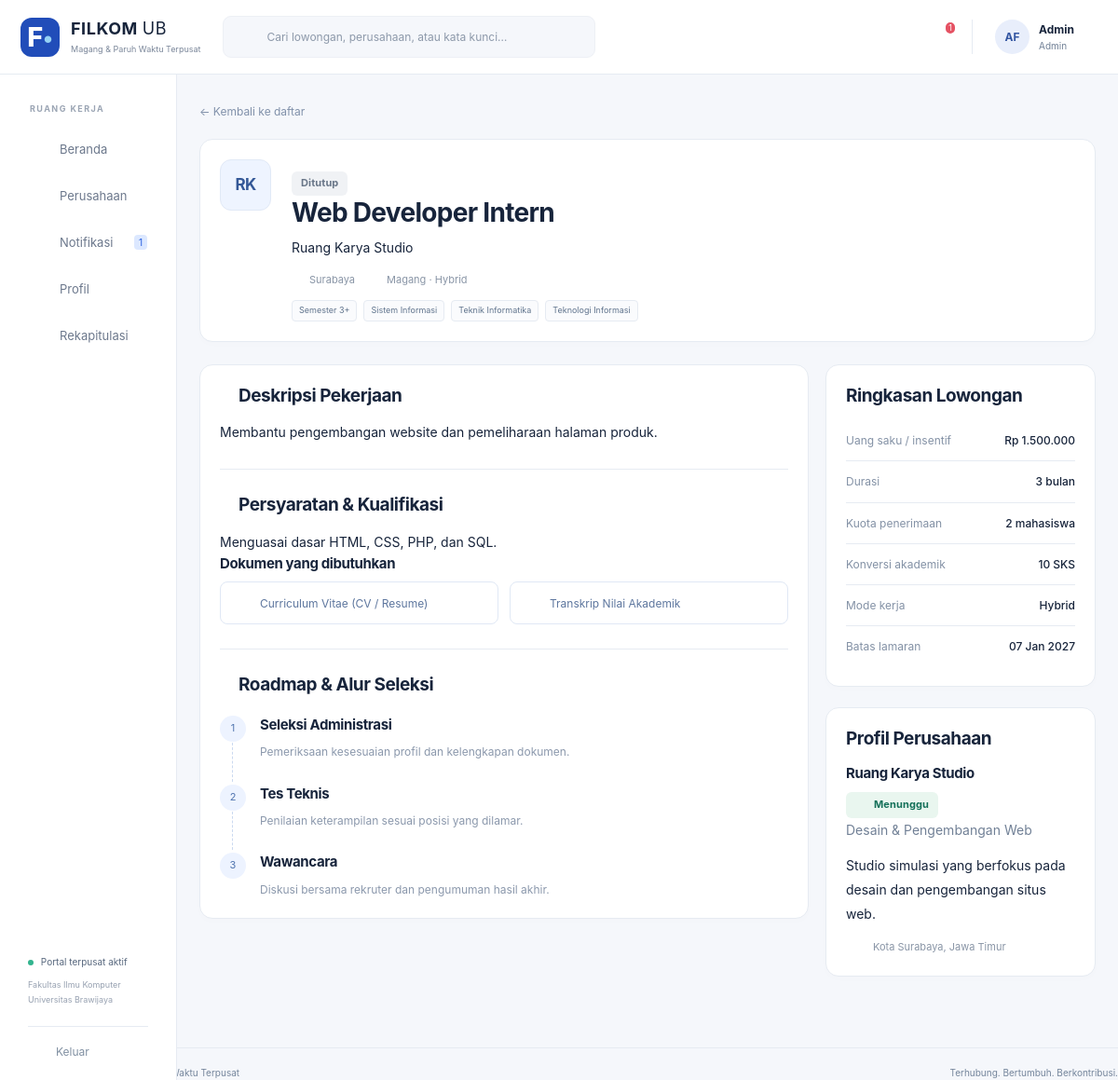
The page /index.php?r=lowongan/detail&id=6 (signed in) on the database its author committed.
### tables this page shows
CREATE TABLE AKUN (
 idAkun INT AUTO_INCREMENT PRIMARY KEY, username VARCHAR(100) NOT NULL UNIQUE, email VARCHAR(100) NOT NULL UNIQUE,
 passwordHash VARCHAR(255) NOT NULL, namaPengguna VARCHAR(100) NOT NULL,
 role ENUM('Mahasiswa','Rekruter','Admin') NOT NULL, aktif TINYINT(1) NOT NULL DEFAULT 1,
 idMahasiswa INT NULL UNIQUE,idPerusahaan INT NULL,
 FOREIGN KEY(idMahasiswa) REFERENCES MAHASISWA(idMahasiswa), FOREIGN KEY(idPerusahaan) REFERENCES PERUSAHAAN(idPerusahaan),
 CONSTRAINT CK_AKUN_ROLE CHECK ((role='Mahasiswa' AND idMahasiswa IS NOT NULL AND idPerusahaan IS NULL) OR (role='Rekruter' AND idPerusahaan IS NOT NULL AND idMahasiswa IS NULL) OR (role='Admin' AND idMahasiswa IS NULL AND idPerusahaan IS NULL))
);

CREATE TABLE LOWONGAN (
 idLowongan INT AUTO_INCREMENT PRIMARY KEY,namaLowongan VARCHAR(100) NOT NULL,jenisPekerjaan VARCHAR(50) NOT NULL,
 modeKerja VARCHAR(50) NOT NULL,lokasiPenempatan VARCHAR(100) NOT NULL,tingkatSemesterMinimal INT NOT NULL,
 targetJurusan TEXT NOT NULL,deskripsi TEXT NOT NULL,dokumenPersyaratan TEXT NOT NULL,
 statusLowongan VARCHAR(20) NOT NULL DEFAULT 'Ditutup',tanggalDibuat DATETIME NOT NULL DEFAULT CURRENT_TIMESTAMP,idPerusahaan INT NOT NULL,
 batasLamaran DATE NULL,kuota INT NOT NULL DEFAULT 1,durasiBulan INT NOT NULL DEFAULT 3,
 uangSaku DECIMAL(12,0) NOT NULL DEFAULT 0,konversiSKS INT NOT NULL DEFAULT 0,kualifikasi TEXT,dihapusPada DATETIME NULL,
 FOREIGN KEY(idPerusahaan) REFERENCES PERUSAHAAN(idPerusahaan), INDEX IDX_LOWONGAN_STATUS(statusLowongan,idPerusahaan)
);

CREATE TABLE PERUSAHAAN (
 idPerusahaan INT AUTO_INCREMENT PRIMARY KEY, namaPerusahaan VARCHAR(100) NOT NULL,
 alamat TEXT NOT NULL, emailPerusahaan VARCHAR(100) NOT NULL UNIQUE,
 statusVerifikasi VARCHAR(20) NOT NULL DEFAULT 'Menunggu', bidangUsaha VARCHAR(100) NOT NULL DEFAULT '',
 kontak VARCHAR(30) NOT NULL DEFAULT '', deskripsi TEXT, website VARCHAR(250) NOT NULL DEFAULT '',
 catatanVerifikasi TEXT, dihapusPada DATETIME NULL, dibuatPada DATETIME NOT NULL DEFAULT CURRENT_TIMESTAMP
);

### app/Views/lowongan/detail.php (the view, shortened to what the rows shown need)
<section class="card job-detail-hero"><div class="company-avatar large"><?= e(initials($lowongan['namaPerusahaan'])) ?></div><div><div class="tags"><?= badge($lowongan->tersedia()?'Pendaftaran Dibuka':$lowongan['statusLowongan']) ?></div><h1><?= e($lowongan['namaLowongan']) ?></h1><p><?= e($lowongan['namaPerusahaan']) ?></p><div class="job-meta"><span><?= icon('location') ?><?= e($lowongan['lokasiPenempatan']) ?></span><span><?= icon('briefcase') ?><?= e($lowongan['jenisPekerjaan']) ?> · <?= e($lowongan['modeKerja']) ?></span></div><div class="tags"><span>Semester <?= e($lowongan['tingkatSemesterMinimal']) ?>+</span><?php foreach($lowongan['targetJurusan'] as $j):?><span><?= e($j) ?></span><?php endforeach;?></div></div><div class="hero-action"><?php if($currentUser['role']==='Mahasiswa'):?><?php if($pesan):?><p class="success-text"><?= icon('check') ?><?= e($pesan) ?></p><?php $my=$lamaranSaya;?><a class="button secondary" href="<?= e(url('lamaran/detail',['id'=>$my['idLamaran']])) ?>">Lihat Progres <?= icon('arrow') ?></a><?php else:?><a class="button" href="<?= e(url('lamaran/form',['id'=>$lowongan['idLowongan']])) ?>">Daftar Lowongan <?= icon('arrow') ?></a><?php endif;?><?php elseif($currentUser['role']==='Rekruter'&&$currentUser['statusVerifikasi']==='Terverifikasi'):?><a class="button" href="<?= e(url('lowongan/form',['id'=>$lowongan['idLowongan'],'baru'=>1])) ?>">Edit Lowongan</a><?php endif;?></div></section>
<div class="content-with-aside"><div class="stack"><section class="card"><h2 class="icon-heading"><?= icon('file') ?>Deskripsi Pekerjaan</h2><div class="prose"><?= nl2br(e($lowongan['deskripsi'])) ?></div><hr class="section-divider"><h2 class="icon-heading"><?= icon('check') ?>Persyaratan &amp; Kualifikasi</h2><div class="prose"><?= nl2br(e($lowongan['kualifikasi']?:'Lihat deskripsi pekerjaan dan persyaratan dokumen di bawah.')) ?></div><h3>Dokumen yang dibutuhkan</h3><div class="document-grid"><?php foreach(array_unique(['CV',...$lowongan['dokumenPersyaratan']]) as $d):?><div class="document-tag"></div><?php endforeach;?></div><hr class="section-divider"><h2 class="icon-heading"><?= icon('chart') ?>Roadmap &amp; Alur Seleksi</h2><ol class="vertical-timeline"><?php foreach($tahapan as $t):?><li><span><?= (int)$t['urutan'] ?></span><div><h3><?= e($t['namaTahap']) ?></h3><p><?= e($t['keterangan']) ?></p></div></li><?php endforeach;?></ol></section></div><aside class="stack"><section class="card"><h2>Ringkasan Lowongan</h2></section><section class="card"><h2>Profil Perusahaan</h2><h3><?= e($lowongan['namaPerusahaan']) ?></h3><span class="badge green"><?= icon('shield') ?><?= e($lowongan['statusVerifikasi']) ?></span><p class="muted"><?= e($lowongan['bidangUsaha']) ?></p><p class="prose"><?= e($lowongan['deskripsiPerusahaan']) ?></p><p class="job-meta"><?= icon('location') ?><?= e($lowongan['alamat']) ?></p></section></aside></div>

### app/Views/layout/header.php (shortened to what the rows shown need)
<!doctype html>
<html lang="id"><head><meta charset="utf-8"><meta name="viewport" content="width=device-width,initial-scale=1">
<title><?= e($title) ?> · FILKOM Connect</title><link rel="stylesheet" href="assets/app.css"><script src="assets/app.js" defer></script>
</head><body>
<?php if($currentUser): $role=$currentUser['role'];$r=query('r','dashboard'); ?>
<header class="topbar"><a class="brand" href="<?= e(url()) ?>"><span class="brand-icon">F<span>•</span></span><span><strong>FILKOM <span class="brand-light">UB</span></strong><small>Magang &amp; Paruh Waktu Terpusat</small></span></a>
<form class="global-search" action="index.php" method="get"><input type="hidden" name="r" value="<?= $role==='Admin'?'perusahaan':'lowongan' ?>"><?= icon('search') ?><input aria-label="Pencarian global" name="keyword" placeholder="Cari lowongan, perusahaan, atau kata kunci…" value="<?= e(query('keyword')) ?>"><button class="icon-button" aria-label="Cari"><?= icon('arrow') ?></button></form>
<div class="top-actions"><form class="mobile-logout" method="post" action="<?= e(url('logout')) ?>"><?= csrf() ?><button class="icon-button" aria-label="Keluar"><?= icon('logout') ?></button></form><a class="notification-button" href="<?= e(url('notifikasi')) ?>" aria-label="Notifikasi, <?= $unread ?> belum dibaca"><?= icon('bell') ?><?php if($unread):?><span class="counter"><?= $unread>99?'99+':$unread ?></span><?php endif;?></a><div class="user-summary"><span class="avatar"><?= e(initials($currentUser['namaPengguna'])) ?></span><span><strong><?= e(explode(' ',$currentUser['namaPengguna'])[0]) ?></strong><small><?= e($role) ?></small></span></div></div></header>
<aside class="sidebar"><div class="sidebar-label">RUANG KERJA</div><nav aria-label="Navigasi utama">
<?php $nav=[['dashboard','home','Beranda']];
if($role==='Admin')$nav=[...$nav,['perusahaan','building','Perusahaan']];
$nav[]=['notifikasi','bell','Notifikasi'];$nav[]=['profil','user','Profil'];
if($role!=='Mahasiswa')$nav[]=['rekapitulasi','chart','Rekapitulasi'];
foreach($nav as [$link,$ic,$label]):$active=explode('/',$r)[0]===$link||($link==='pendaftar'&&str_starts_with($r,'seleksi')); ?>
<a href="<?= e(url($link)) ?>" class="nav-link <?= $active?'active':'' ?>" <?= $active?'aria-current="page"':'' ?>><?= icon($ic) ?><span><?= e($label) ?></span><?php if($link==='notifikasi'&&$unread):?><span class="nav-count"><?= $unread ?></span><?php endif;?></a>
<?php endforeach;?></nav><div class="sidebar-bottom"><div class="portal-status"><i></i> Portal terpusat aktif<small>Fakultas Ilmu Komputer<br>Universitas Brawijaya</small></div><form method="post" action="<?= e(url('logout')) ?>"><?= csrf() ?><button class="logout"><?= icon('logout') ?> Keluar</button></form></div></aside>
<main id="main" class="main-content">
<?php else: ?><main id="main" class="public-main"><?php endif; ?>

### app/Core/helpers.php (shortened to what the rows shown need)
<?php
function e(mixed $s):string {
    return htmlspecialchars((string)$s,ENT_QUOTES|ENT_SUBSTITUTE,'UTF-8');
}
function url(string $route='dashboard',array $p=[]):string {
    return 'index.php?'.http_build_query(['r'=>$route]+$p);
}
function query(string $key,string $default=''):string {
    $v=$_GET[$key]??$default;
    return is_scalar($v)?trim((string)$v):$default;
}
function initials(string $s):string {
    $w=preg_split('/\s+/',trim($s));
    return mb_strtoupper(mb_substr($w[0]??'',0,1).mb_substr($w[1]??'',0,1));
}
function statusClass(string $s):string {
    return match($s) {
        'Diterima','Terverifikasi','Lolos','Sesuai','Layak','Aktif'=>'green','Ditolak','Tidak Lolos','Tidak sesuai','Tidak Layak','Dihapus'=>'red','Wawancara','Diproses','Menunggu'=>'amber','Draf','Ditutup'=>'gray',default=>'blue'
    }
    ;
}
function badge(string $s):string {
    return '<span class="badge '.statusClass($s).'">'.e($s).'</span>';
}
function icon(string $name):string {
    $paths=[ 'home'=>'<path d="m3 10 9-7 9 7v10H3Z"/><path d="M9 20v-7h6v7"/>', 'briefcase'=>'<rect x="3" y="7" width="18" height="14" rx="2"/><path d="M8 7V3h8v4M3 12c6 4 12 4 18 0M10 13h4"/>', 'file'=>'<path d="M6 3h9l4 4v14H6Z"/><path d="M14 3v5h5M9 12h7M9 16h7"/>', 'bell'=>'<path d="M5 17h14l-2-3V9a5 5 0 0 0-10 0v5ZM10 21h4"/>', 'user'=>'<circle cx="12" cy="8" r="4"/><path d="M4 21v-2a8 8 0 0 1 16 0v2"/>', 'calendar'=>'<rect x="3" y="5" width="18" height="16" rx="2"/><path d="M7 2v6M17 2v6M3 11h18M7 15h3M14 15h3"/>', 'chat'=>'<path d="M4 4h16v12H9l-5 5Z"/><path d="M8 8h8M8 12h5"/>', 'search'=>'<circle cx="10" cy="10" r="6"/><path d="m15 15 6 6"/>', 'arrow'=>'<path d="M4 12h16m-6-6 6 6-6 6"/>', 'plus'=>'<path d="M12 4v16M4 12h16"/>', 'location'=>'<path d="M19 10c0 5-7 11-7 11S5 15 5 10a7 7 0 0 1 14 0Z"/><circle cx="12" cy="10" r="2"/>', 'check'=>'<path d="m5 12 4 4L19 6"/>', 'clock'=>'<circle cx="12" cy="12" r="9"/><path d="M12 6v6l4 2"/>', 'logout'=>'<path d="M9 3H4v18h5M9 12h12m-5-5 5 5-5 5"/>', 'building'=>'<path d="M4 21V3h12v18M16 9h4v12M8 7h4M8 11h4M8 15h4M9 21v-3h3v3"/>', 'chart'=>'<path d="M4 3v18h17M8 17v-4M13 17V8M18 17V5"/>', 'shield'=>'<path d="m12 2 9 4v6c0 5-9 10-9 10S3 17 3 12V6Z"/><path d="m8 12 3 3 5-6"/>', 'download'=>'<path d="M12 3v12m-5-5 5 5 5-5M4 16v5h16v-5"/>', 'close'=>'<path d="m5 5 14 14M19 5 5 19"/>', ];
    return '<svg class="icon" viewBox="0 0 24 24" fill="none" stroke="currentColor" stroke-width="1.7" stroke-linecap="round" stroke-linejoin="round" aria-hidden="true">'.($paths[$name]??$paths['file']).'</svg>';
}

### rows shown on the page
akun: namaPengguna "AF", namaPengguna "Admin", role "Admin"
lowongan: idPerusahaan.namaPerusahaan "RK", statusLowongan "Ditutup", namaLowongan "Web Developer Intern", idPerusahaan.namaPerusahaan "Ruang Karya Studio", lokasiPenempatan "Surabaya", jenisPekerjaan "Magang", modeKerja "Hybrid", tingkatSemesterMinimal "3", deskripsi "Membantu pengembangan website dan pemeliharaan halaman produk.", kualifikasi "Menguasai dasar HTML, CSS, PHP, dan SQL.", idPerusahaan.statusVerifikasi "Menunggu", idPerusahaan.bidangUsaha "Desain & Pengembangan Web", idPerusahaan.deskripsi "Studio simulasi yang berfokus pada desain dan pengembangan situs web.", idPerusahaan.alamat "Kota Surabaya, Jawa Timur"
tahap seleksi: urutan "1", namaTahap "Seleksi Administrasi", keterangan "Pemeriksaan kesesuaian profil dan kelengkapan dokumen."
tahap seleksi: urutan "2", namaTahap "Tes Teknis", keterangan "Penilaian keterampilan sesuai posisi yang dilamar."
tahap seleksi: urutan "3", namaTahap "Wawancara", keterangan "Diskusi bersama rekruter dan pengumuman hasil akhir."

### other values the page prints
$unread "1"
$label "Beranda"
$label "Perusahaan"
$label "Notifikasi"
$label "Profil"
$label "Rekapitulasi"
$j "Sistem Informasi"
$j "Teknik Informatika"
$j "Teknologi Informasi"
documentOptions()[$d] "Curriculum Vitae (CV / Resume)"
documentOptions()[$d] "Transkrip Nilai Akademik"
$k "Uang saku / insentif"
$v "Rp 1.500.000"
$k "Durasi"
$v "3 bulan"
